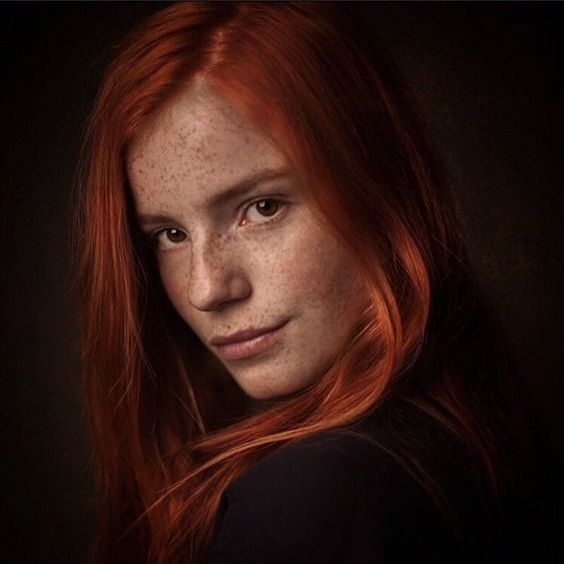
#> input picture OpenCVT/img.jpg, 564 x 564 px, given in place of the camera
$ python t11.py
#> lines starting #> are read from the running program, lines starting #| are printed output that depends on the picture; after the words box and inside, x2 and y2 are one past the last pixel; in counts of white or black regions, pixels touching at a corner belong together
# colourspaces, object tracking
import cv2
import numpy as np

cap = cv2.VideoCapture(0)

while True:
    _, frame = cap.read()
#> frame is the input picture: shape (564, 564, 3); mean B, G, R 18, 23.7, 47.6

    # convert to HSV - Hue Saturation Value
    # hue: 0 - 359
    # sat: 0 - 100
    # val: 0 - 100
    hvs =cv2.cvtColor(frame, cv2.COLOR_BGR2HSV)
#> hvs: shape (564, 564, 3); mean H, S, V 28.9, 175.4, 47.6

    # defining range of blue colour in HSV
    lower_blue = np.array([0, 150, 50])
    upper_blue = np.array([20, 255, 255])

    # thresholding the HSV image to get only blue colour
    mask = cv2.inRange(hvs, lower_blue, upper_blue)
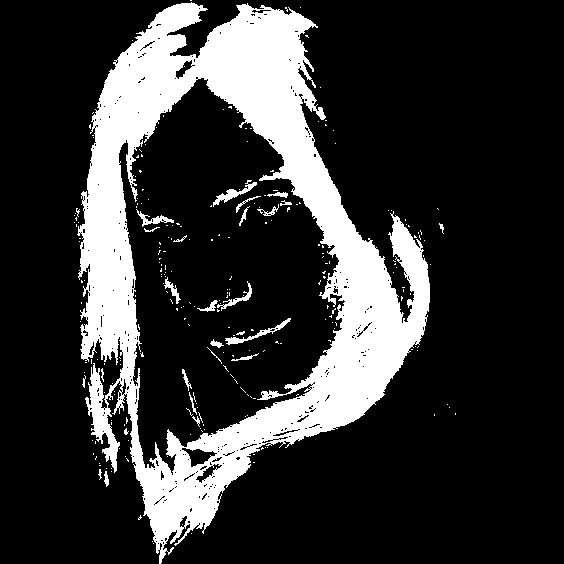
#> mask: shape (564, 564); 20.1% white; 251 white regions (224 under 20 px), largest, box (x1, y1, x2, y2) and area: (77, 2, 430, 564) 61452, (213, 180, 257, 207) 287, (225, 318, 291, 345) 286

    # bitwise AND mask and original image
    res = cv2.bitwise_and(frame, frame, mask=mask)
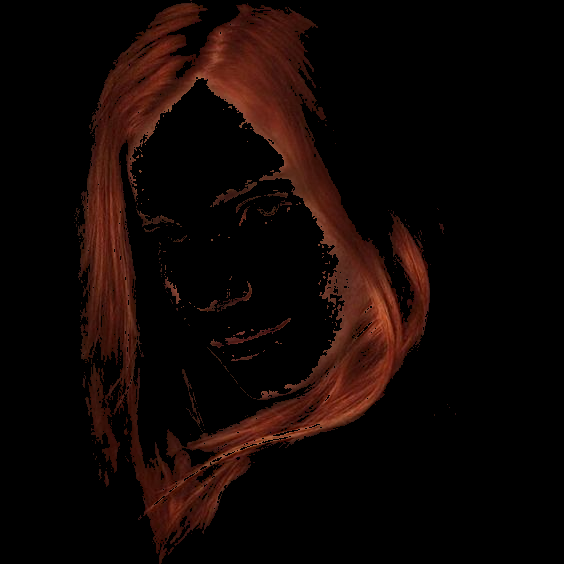
#> res: shape (564, 564, 3); mean B, G, R 4, 6.3, 16.6

    cv2.imshow('frame', frame)
    cv2.imshow('mask', mask)
    cv2.imshow('res', res)

    if cv2.waitKey(1) & 0xFF == ord('q'):
#> (key q is pressed here)
        break

cv2.destroyAllWindows()

# FINDING HSV VALUES
# green = np.uint8([[[0, 255, 0]]])
# hsv_green = cv2.cvtColor(green, cv2.COLOR_BGR2HSV)
# print(hsv_green)
# [[[ 60 255 255]]]
# for the function above you both add and substract from the first value 10
